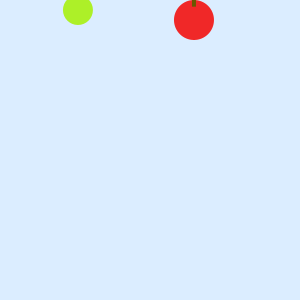
Frame 1 (no input)
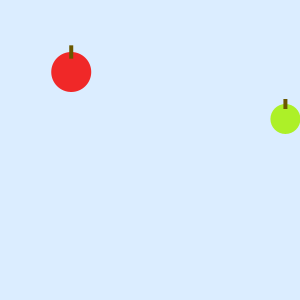
Frame 60 (the mouse pressed at the canvas centre just before this capture)
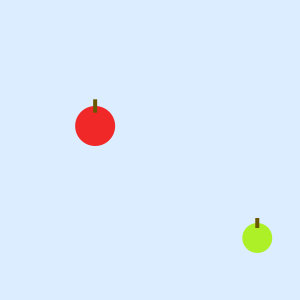
Frame 120 (the mouse held since frame 60 and released just before this capture)

The Processing sketch that drew these frames (run headless with seeded random() and noise(); from frame 60 on, the mouse is pressed at the canvas centre):

// Processing sketch: ReadingAssignment6Ex4CarolineYau
// ── ReadingAssignment6Ex4CarolineYau.pde
//Caroline Yau
//Reading Assignment 6

//Exercise 4
Apple sweetHeart, snowWhite;
float where, wheree;

void setup(){
  size(300, 300);
  noStroke();
  colorMode(HSB, 360);
  where = random(width);
  wheree = random(width);
  sweetHeart = new Apple(where, 20, 40, 6, 0);
  snowWhite = new Apple(wheree, 10, 30, 7, 80);
}

void draw(){
  background(210, 50, 360);
  sweetHeart.colorize();
  sweetHeart.display();
  sweetHeart.fall();
  snowWhite.colorize();
  snowWhite.display();
  snowWhite.fall();
}

class Apple {
  float x, y;
  float diameter;
  float speed;
  float c;

  //Constructor
  Apple(float xpos, float ypos, float dia, float sp, float col){
    x = xpos;
    y = ypos;
    diameter = dia;
    speed = sp;
    c = col;
  }
  
  void fall(){
    y += speed;
    if (y > height){
      y = 0;
      x = random(width);
    }
  }
  
  void display(){
    ellipse(x, y, diameter, diameter);
    fill(50, 360, 150);
    rect(x-2, y-4*diameter/6, 4, diameter/3);
  }
  
  void colorize(){
    fill(c, 300, 340);
  }
}
